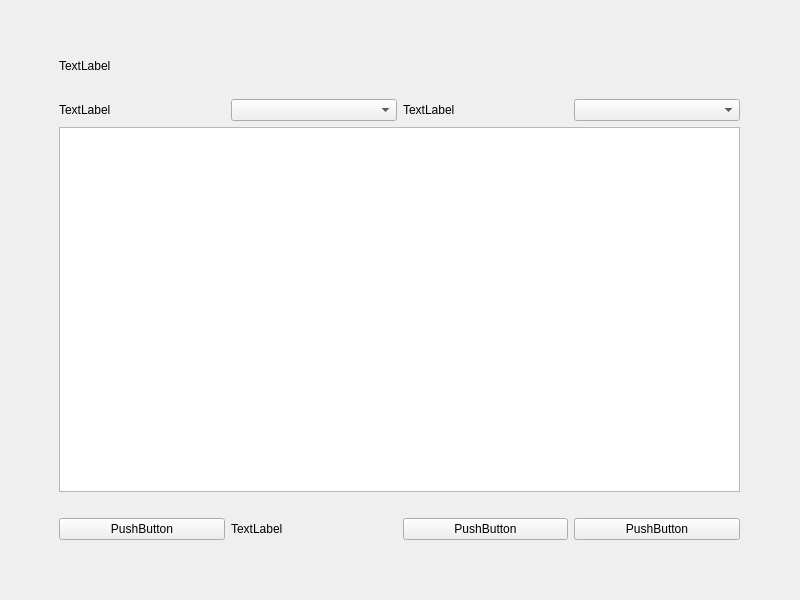
<?xml version="1.0" encoding="UTF-8"?>
<ui version="4.0">
 <class>SuperPage</class>
 <widget class="QWidget" name="SuperPage">
  <property name="geometry">
   <rect>
    <x>0</x>
    <y>0</y>
    <width>800</width>
    <height>600</height>
   </rect>
  </property>
  <property name="windowTitle">
   <string>Form</string>
  </property>
  <widget class="QWidget" name="gridLayoutWidget">
   <property name="geometry">
    <rect>
     <x>9</x>
     <y>9</y>
     <width>781</width>
     <height>581</height>
    </rect>
   </property>
   <layout class="QGridLayout" name="gridLayout">
    <property name="leftMargin">
     <number>50</number>
    </property>
    <property name="topMargin">
     <number>50</number>
    </property>
    <property name="rightMargin">
     <number>50</number>
    </property>
    <property name="bottomMargin">
     <number>50</number>
    </property>
    <item row="2" column="2">
     <widget class="QLabel" name="label_2">
      <property name="text">
       <string>TextLabel</string>
      </property>
     </widget>
    </item>
    <item row="2" column="1">
     <widget class="QComboBox" name="comboBox"/>
    </item>
    <item row="2" column="3">
     <widget class="QComboBox" name="comboBox_3"/>
    </item>
    <item row="3" column="0" colspan="4">
     <widget class="QListView" name="listView"/>
    </item>
    <item row="2" column="0">
     <widget class="QLabel" name="label_3">
      <property name="text">
       <string>TextLabel</string>
      </property>
     </widget>
    </item>
    <item row="0" column="0" colspan="4">
     <widget class="QLabel" name="label">
      <property name="text">
       <string>TextLabel</string>
      </property>
     </widget>
    </item>
    <item row="4" column="0" colspan="4">
     <spacer name="horizontalSpacer">
      <property name="orientation">
       <enum>Qt::Horizontal</enum>
      </property>
      <property name="sizeHint" stdset="0">
       <size>
        <width>40</width>
        <height>20</height>
       </size>
      </property>
     </spacer>
    </item>
    <item row="1" column="0" colspan="4">
     <spacer name="horizontalSpacer_2">
      <property name="orientation">
       <enum>Qt::Horizontal</enum>
      </property>
      <property name="sizeHint" stdset="0">
       <size>
        <width>40</width>
        <height>20</height>
       </size>
      </property>
     </spacer>
    </item>
    <item row="5" column="0">
     <widget class="QPushButton" name="pushButton_3">
      <property name="text">
       <string>PushButton</string>
      </property>
     </widget>
    </item>
    <item row="5" column="2">
     <widget class="QPushButton" name="pushButton_2">
      <property name="text">
       <string>PushButton</string>
      </property>
     </widget>
    </item>
    <item row="5" column="3">
     <widget class="QPushButton" name="pushButton">
      <property name="text">
       <string>PushButton</string>
      </property>
     </widget>
    </item>
    <item row="5" column="1">
     <widget class="QLabel" name="label_4">
      <property name="text">
       <string>TextLabel</string>
      </property>
     </widget>
    </item>
   </layout>
  </widget>
 </widget>
 <resources/>
 <connections/>
</ui>
